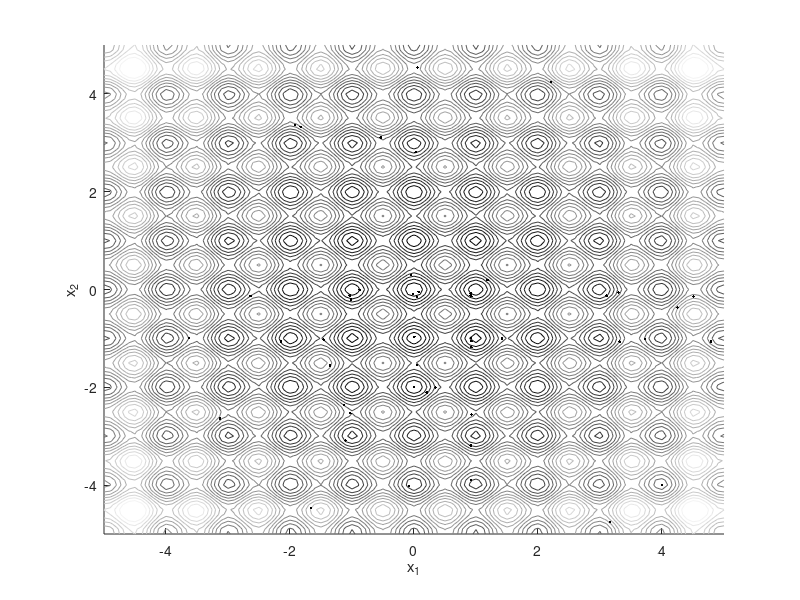
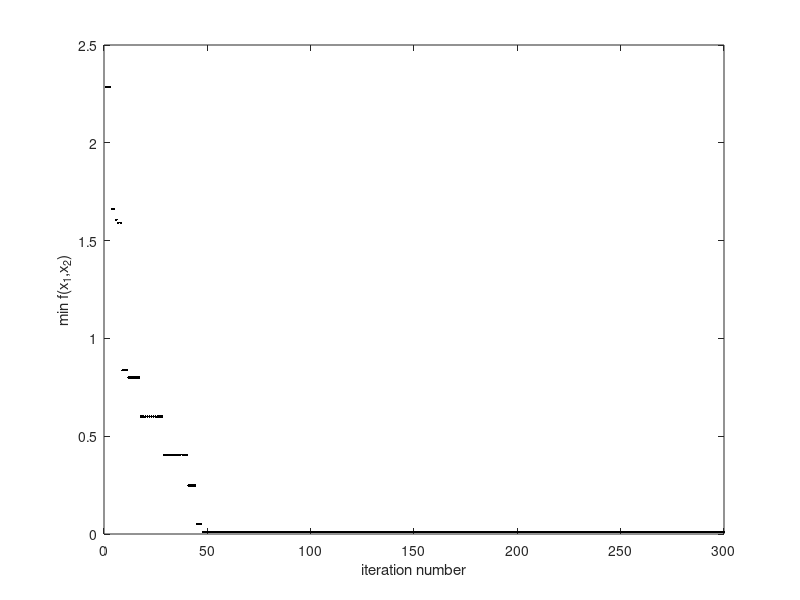
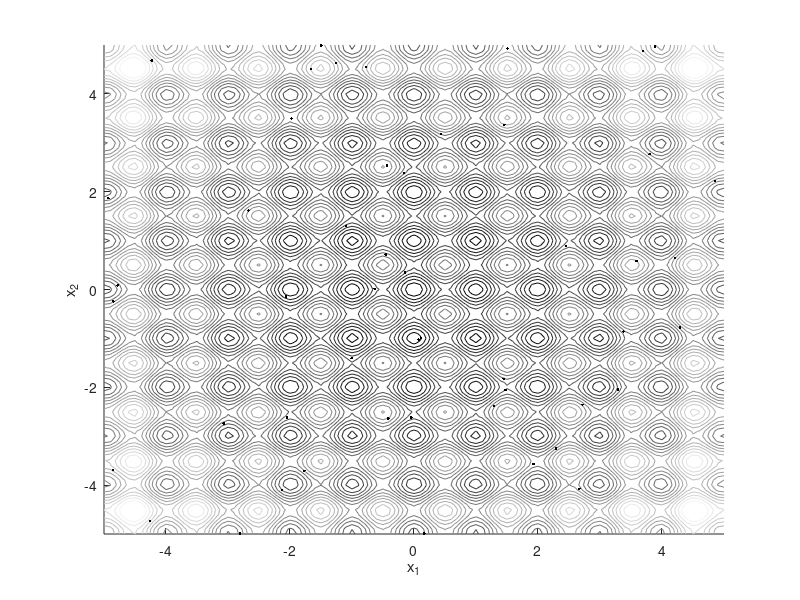

The MATLAB source for these figures, in order:
 % written by Mojtaba Eslami

clear all


x = [-5:0.1:5];
y = [-5:0.1:5];
for i=1:length(x)
    for j=1:length(y)
        f(i,j) = 20+x(i)^2+y(j)^2-10*(cos(2*pi*x(i))+cos(2*pi*y(j)));
    end
end

figure(1);clf;hold on
contour(x,y,f,20)
xlabel('x_1')
ylabel('x_2')

axis([-5 5 -5 5])
colormap(gray)


figure(3);clf;hold on
contour(x,y,f,20)
xlabel('x_1')
ylabel('x_2')

axis([-5 5 -5 5])
colormap(gray)



n = 2;% the number of design variables
N = 50; % the number of ants in the colony (N is used instead of m)
p = 1000; % the number of discerete values for x1 and x2
rho = .5;
zeta = 1e3;

X1 = linspace(-5,5,p);
X2 = linspace(-5,5,p);

tau = ones(2,length(X1));

all_iter_best_f(1) = 1000;

for k=1:300
        P = [tau(1,1:end)/sum(tau(1,1:end));tau(2,1:end)/sum(tau(2,1:end))]; % the matrix of probabilities
        % roulette-wheel
        cum_prob = [cumsum(P(1,1:end));cumsum(P(2,1:end))]; %cumulative probability
        cum_prob(:,1) = [0;0]; 
        for j=1:N
            index = find(cum_prob(1,1:end)<=rand,1,'last');
            x1(1,j) = X1(index);
            index = find(cum_prob(2,1:end)<=rand,1,'last');
            x2(1,j) = X2(index);
        end
        
        if k==1
            px = x1; py=x2;
        end
            
        f = 20+x1.^2+x2.^2-10*(cos(2*pi*x1)+cos(2*pi*x2));
        fbest = min(f);
        fworst = max(f);
        tau_old = (1-rho)*tau;
        delta_tau = zeta*fbest/(fworst);
        
        % used just for plotting
        if fbest<min(all_iter_best_f)
            all_iter_best_f(k) = fbest;
        else
            all_iter_best_f(k) = min(all_iter_best_f);
        end
            
        
        index = find(f==fbest);
        
        for j=1:length(index) % in general multiple ants use the best path
            ii = find(X1==x1(index(j)));
            jj = find(X2==x2(index(j)));
            tau(1,ii) = tau_old(1,ii)+delta_tau;
            tau(2,jj) = tau_old(2,jj)+delta_tau;
        end
        
        

end

x1_best = X1(ii)
x2_best = X2(jj)

figure(1)
plot(x1,x2,'k.')

figure(2)
plot(all_iter_best_f,'k.')
xlabel('iteration number')
ylabel('min f(x_1,x_2)')

figure(3)
plot(px,py,'k.')

